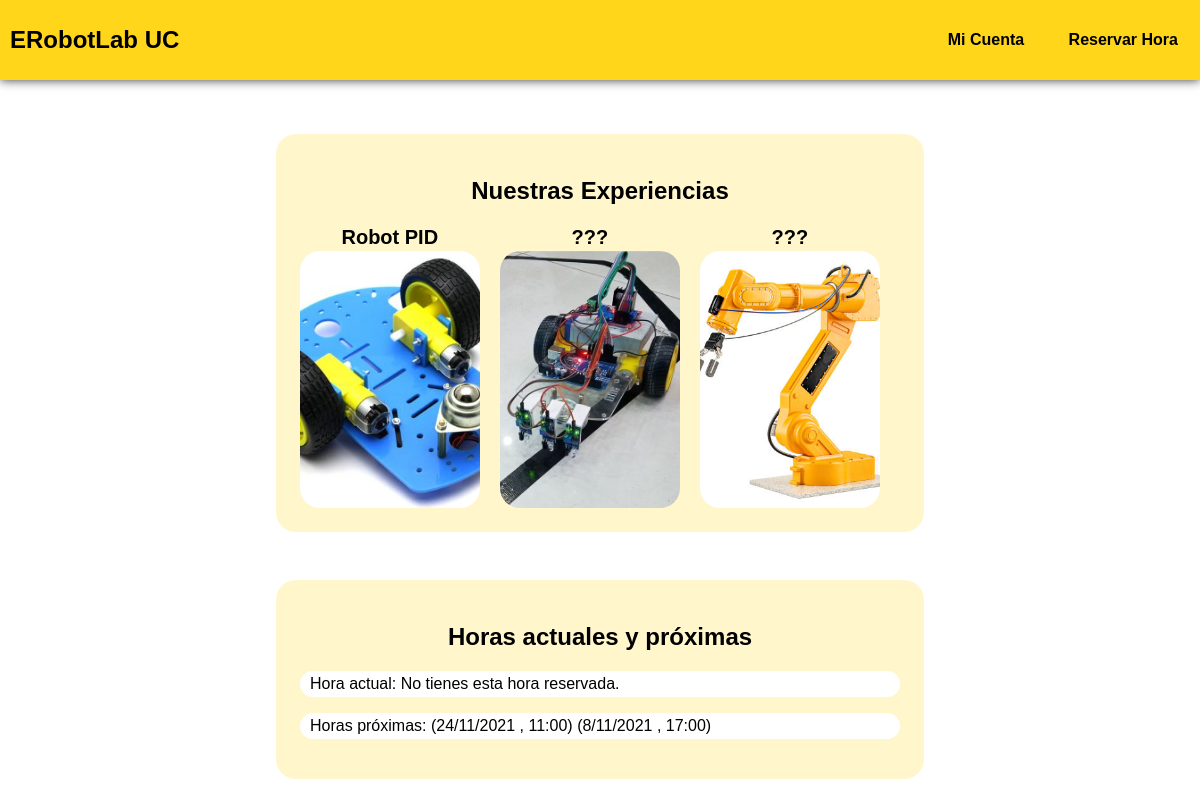
The page /main (signed in) on the database as committed earlier.
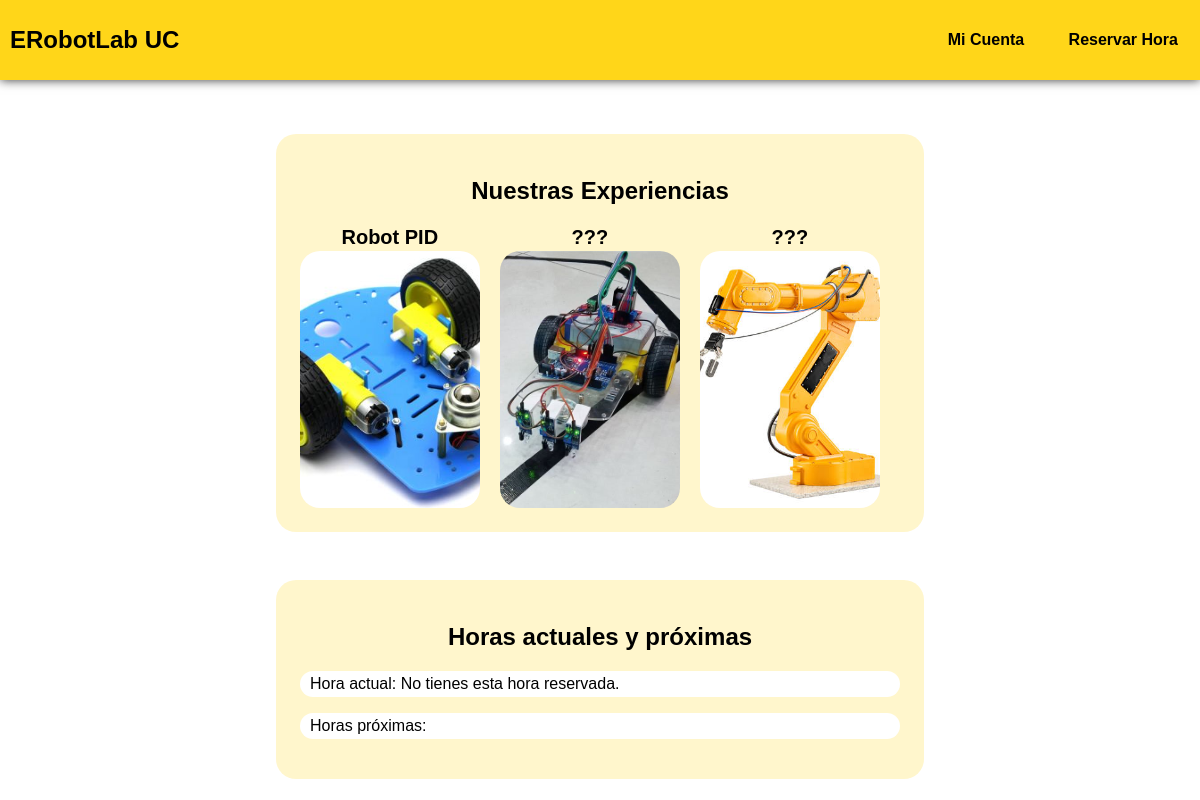
The same page on the database as committed later.
### tables this page shows
CREATE TABLE reservas (
    id_user INTEGER,
    id_exp INTEGER,
    created TIMESTAMP NOT NULL DEFAULT CURRENT_TIMESTAMP,
    fecha TEXT NOT NULL,
    hora TEXT NOT NULL,
    FOREIGN KEY (id_user) REFERENCES usuarios(id),
    FOREIGN KEY (id_exp) REFERENCES experiencias(id),
    PRIMARY KEY (id_user, id_exp, fecha, hora)
);

### app.py (the view)
@app.route("/main")
def main():
    if not session:
        return redirect(url_for('index'))
    id_user = session["user_id"]
    usuario = get_user(id_user)
    full_date = datetime.now().strftime("%d/%m/%Y %H").split(" ")
    hoy = full_date[0]
    if hoy[0] == "0":
        hoy = hoy[1:]
    ahora = full_date[1] +":00"
    conn = get_db_connection()
    tiene_hora  = conn.execute('SELECT * FROM reservas WHERE id_user = ? AND fecha = ? AND hora = ?', (id_user, hoy, ahora,)).fetchone()
    week = conn.execute('SELECT * FROM reservas WHERE id_user = ?',
                        (id_user,)).fetchall()
    coming_up = []
    dia_h, mes_h, año_h = hoy.split("/")
    for res in week:
        dia_r, mes_r, año_r = res['fecha'].split("/")
        if ((dia_r >= dia_h) & (mes_r >= mes_h) & (año_r >= año_h)):
            coming_up.append(res)
    conn.close()
    return render_template("pagina_principal/info_lab.html", now = tiene_hora, week = coming_up)

### app.py (called while the page is built)
def get_db_connection():
    conn = sqlite3.connect('database.db')
    conn.row_factory = sqlite3.Row
    return conn

def get_user(id_user):
    conn = get_db_connection()
    user = conn.execute('SELECT * FROM usuarios WHERE id = ?',
                        (id_user,)).fetchone()
    conn.close()
    if user is None:
        abort(404)
    return user

### templates/pagina_principal/info_lab.html (shortened to what this page needs)
<!doctype html>
	<html>
	<head>
		<link rel="stylesheet" href="{{ url_for('static', filename = 'css/estilo_lab.css') }}">
	</head>
	<body>
		<div class="header">
			<nav>
			<h1> ERobotLab UC</h1>
			<div class="nav-links">
				<a class='link' href="{{ url_for('perfil') }}">Mi Cuenta</a>
				<a class='link' href="{{ url_for('res') }}">Reservar Hora</a>
			</div>
			</nav>
		</div>
		<div id="wrapper">
			<div class="container">
				<div class="square">
					<h2> Nuestras Experiencias </h2>
					<div class="container_sim">
						<div class="container_exp">
							<p class="nombre"> Robot PID </p>
							<a class="inlink" href= "{{ url_for('exper') }}">
								<div class="block" id="img_pid">
									<div class ="desc">
									</div>
								</div>
							</a>
						</div>
						<div class="container_exp">
							<p class="nombre"> ??? </p>
							<div class="block" id="img_line_follower">
								<div class ="desc">
								</div>
							</div>
						</div>
						<div class="container_exp">
							<p class="nombre"> ??? </p>
							<div class="block" id="img_robotic_arm">
								<div class ="desc">
								</div>
							</div>
						</div>
					</div>
			</div>
			<div class="square">
				<h2> Horas actuales y próximas</h2>
				<div class="container_horas">
					<p> Hora actual:
				{% if now %}
					<a href="{{ url_for('experiencia_base_movil') }}"> Tienes reservada la hora: accede aquí!</a>
				{% else %}
					No tienes esta hora reservada.
   				{% endif %}
				</p>
				</div>
				<div = class="container_horas">
					<p> Horas próximas:
						{% if week %}
						{% for day in week %}
      					({{day["fecha"]}} , {{day["hora"]}})
      					{% endfor %}
   						{% endif %} </p>
				</div>
			</div>
		</div>
	</div>
	</body>

### static/css/estilo_lab.css (style rules this page uses)
body { background-color: #ffffff; font-family: 'Montserrat', sans-serif; font-style: normal; font-variant: normal; font-weight: 400; line-height: 26.4px; color: #ffffff; margin: 0px; text-align: center; }
.container { display: flex; flex-direction: column; justify-content: center; align-items: center; }
.square { background-color: rgb(255, 210, 0, 0.2); width: 50%; padding: 2%; margin: 2%; color: #000000; border-radius: 20px; }
.container_sim { display: flex; flex-direction: row; }
.block { background-color: white; border-radius: 20px; background-size: cover; background-position: center; width: 100%; height: 100%; }
#img_pid { background-image: url(../img/mobile_base.jpeg); }
#img_line_follower { background-image: url(../img/line_follower.jpeg); }
#img_robotic_arm { background-image: url(../img/robotic_arm.jpeg); }
.desc { font-size: 12px; text-align: center; padding:10px; background-color: transparent; height: 100%; color: transparent; border-radius: 20px; font-weight: bolder; }
.container_horas { background-color: white; border-radius: 20px; padding-left: 10px; text-align: left; }
.nombre { font-weight: bolder; font-size: 20px; text-align: center; margin: 0px; }
.container_exp { display: flex; flex-direction: column; width: 15vw; margin-right: 1.7vw; }
#wrapper { margin-top: 110px;; }
nav { width:99%; background-color: rgb(255, 210, 0, 0.9); color: black; height: 60px; padding: 10px; display: flex; justify-content: space-between; align-items: center; font-family: 'Montserrat', sans-serif; font-style: extra-bold; font-variant: normal; font-weight: bolder; border: none; margin: none; margin-top: 0px; }
.link { height: 40px; padding: 21.5px 20px; letter-spacing: 120%; }
.nav-links a { text-decoration: none; color: black; }
.inlink { text-decoration: none; color: black; }
.header { position: fixed; width: 100%; background-color: white; top:0; z-index: 1; box-shadow: 0px 0 10px rgba(0, 0, 0, 0.8); }

Rows that differ between the two databases and show on the page:
removed reservas: fecha "24/11/2021", hora "11:00"
removed reservas: fecha "8/11/2021", hora "17:00"
